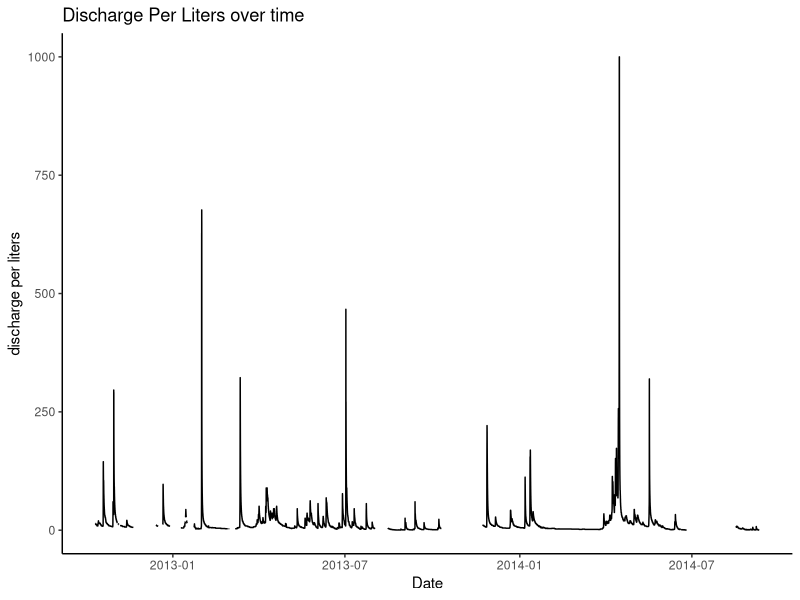

Here is the R script that generated this plot:
library(ggplot2)
library(lubridate)
library(tidyverse)


#import data
dischargeDataRaw <- read_csv("hbSoils/data_raw/HBF Discharge Storm ID.csv")

#clean and select columns we want
cleanDischargeData <- dischargeDataRaw %>% mutate(timeSeries = mdy_hm(Date.Time.EST)) %>%
  select(timeSeries, Q_Ls, StormID)




ggplot(cleanDischargeData, aes(timeSeries, Q_Ls), color = stormID) + geom_line() +
  theme_classic() + labs(x = "Date", y = "discharge per liters", title = "Discharge Per Liters over time")
